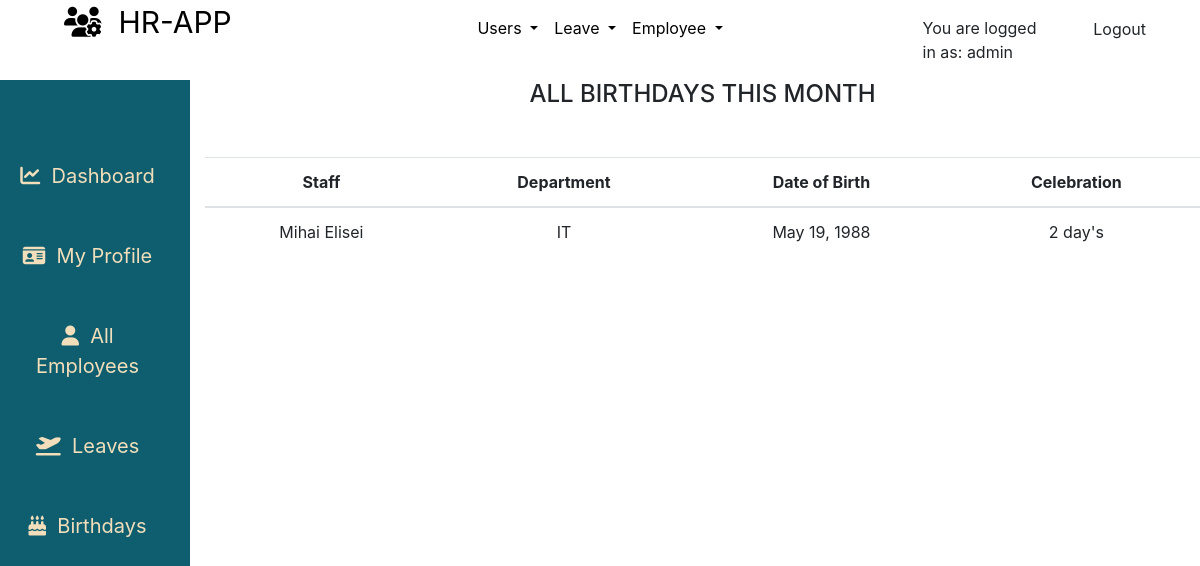
The app's page /employees/birthdays/ (signed in) with its own data.
### employees/models.py (models this page shows, shortened)
class Employee(models.Model):
    MALE = 'male'
    FEMALE = 'female'
    GENDER = (
    (MALE, 'Male'),
    (FEMALE, 'Female'),
    )
    MR = 'Mr'
    MRS = 'Mrs'
    MSS = 'Mss'
    DR = 'Dr'
    SIR = 'Sir'
    MADAM = 'Madam'
    TITLE = (
    (MR, 'Mr'),
    (MRS, 'Mrs'),
    (MSS, 'Mss'),
    (DR, 'Dr'),
    (SIR, 'Sir'),
    (MADAM, 'Madam'),
    )
    FULL_TIME = 'Full-Time'
    PART_TIME = 'Part-Time'
    CONTRACT = 'Contract'
    INTERN = 'Intern'
    EMPLOYEETYPE = (
    (FULL_TIME, 'Full-Time'),
    (PART_TIME, 'Part-Time'),
    (CONTRACT, 'Contract'),
    (INTERN, 'Intern'),
    )
    MASTERS = 'Masters Degree'
    BACHELOR = 'Bachelor Degree'
    ADVANCED = 'Craft / Higher Certificate'
    LEAVING = 'Leaving Certificate'
    JUNIOR = 'Junior Certificate'
    OTHER = 'Other'
    EDUCATIONAL_LEVEL = (
    (MASTERS, 'Masters Degree'),
    (BACHELOR, 'Bachelor Degree'),
    (ADVANCED, 'Craft / Higher Certificate'),
    (LEAVING, 'Leaving Certificate'),
    (JUNIOR, 'Junior Certificate'),
    (OTHER, 'Other'),
    )
    id = models.CharField(_('Employee ID Number'), max_length=10, null=False, blank=False, primary_key=True)
    user = models.ForeignKey(User, on_delete=models.CASCADE, default=None)
    title = models.CharField(_('Title'), max_length=5, default=MR, choices=TITLE, blank=False, null=False)
    firstname = models.CharField(_('First Name'), max_length=125, null=False, blank=False)
    lastname = models.CharField(_('Last Name'), max_length=125, null=False, blank=False)
    othername = models.CharField(_('Other Name (optional)'), max_length=125, null=True, blank=True)
    sex = models.CharField(_('Gender'), max_length=9, choices=GENDER, blank=False)
    email = models.CharField(_('Email'), max_length=255, default=None, blank=False, null=False)
    tel = PhoneNumberField(null=False, blank=False, verbose_name='Phone Number', help_text= 'Enter number with Country Code Eg. +353000000000')
    birthday = models.DateField(_('Birthday'),blank=False,null=False)
    nationality = models.ForeignKey(Nationality, verbose_name=_('Nationality'), on_delete=models.SET_NULL, null=True, default=None)
    address = models.CharField(_('Address'), help_text='address of current residence', max_length=125, null=True, blank=True)
    education = models.CharField(_('Education'),help_text='Highest educational level', max_length=26, choices=EDUCATIONAL_LEVEL, blank=False, null=True)
    lastwork = models.CharField(_('Last Place of Work'), help_text='Where was the last place you worked ?', max_length=125, null=True, blank=True)
    position = models.CharField(_('Position Held'),help_text='What position where you in your last place of work ?', max_length=255, null=True, blank=True)
    department = models.ForeignKey(Department, verbose_name =_('Department'), on_delete=models.SET_NULL, null=True, default=None)
    role = models.ForeignKey(Role, verbose_name=_('Role'), on_delete=models.SET_NULL, null=True, default=None)
    startdate = models.DateField(_('Employement Date'), help_text='date of employement', blank=False, null=True)
    employeetype = models.CharField(_('Employee Type'), max_length=15, default=FULL_TIME, choices=EMPLOYEETYPE, blank=False, null=True)
    dateissued = models.DateField(_('Date Issued'), help_text='date staff id was issued', blank=False, null=True)
    created = models.DateTimeField(verbose_name=_('Created'), auto_now_add=True, null=True)
    is_blocked = models.BooleanField(_('Is Blocked'),help_text='button to toggle employee block and unblock',default=False)
    is_deleted = models.BooleanField(_('Is Deleted'),help_text='button to toggle employee deleted and undelete',default=False)
    objects = EmployeeManager()
    class Meta:
        verbose_name = _('Employee')
        verbose_name_plural = _('Employees')
        ordering = ['-created']
    @property
    def get_full_name(self):
        fullname = ''
        firstname = self.firstname
        lastname = self.lastname
        othername = self.othername
        if (firstname and lastname) or othername is None:
            fullname = firstname + ' ' + lastname
            return fullname
        elif othername:
            fullname = firstname + ' ' + lastname + ' ' + othername
            return fullname
        return
    @property
    def birthday_today(self):
        return self.birthday.day == datetime.date.today().day
    @property
    def days_check_date_fade(self):
        return self.birthday.day < datetime.date.today().day
    def birthday_counter(self):
        today = datetime.date.today()
        current_year = today.year
        birthday = self.birthday
        future_date_of_birth = datetime.date(current_year,birthday.month,birthday.day)
        if birthday:
            if (future_date_of_birth - today).days > 1:
                return str((future_date_of_birth - today).days) + ' day\'s'
            else:
                return ' tomorrow'
        return

class Department(models.Model):
    name = models.CharField(max_length=125)
    description = models.CharField(max_length=125, null=True, blank=True)
    created = models.DateTimeField(verbose_name=_('Created'), auto_now_add=True)
    updated = models.DateTimeField(verbose_name=_('Updated'), auto_now=True)
    class Meta:
        verbose_name = _('Department')
        verbose_name_plural = _('Departments')
        ordering = ['name', 'created']
    def __str__(self):
        return self.name

### employees/views.py (the view)
# urls.py: path('birthdays/', views.birthdays, name='birthdays'),
def birthdays(request):
	if not request.user.is_authenticated:
		return redirect('/')
	employees = Employee.objects.birthdays_current_month()
	month = datetime.date.today().strftime('%B')
	paginator = Paginator(employees, 5)
	page = request.GET.get('page')
	employee_list = paginator.get_page(page)
	context = {
	'birthdays':employee_list,
	'month':month,
	'count_birthdays':employees.count(),
	'title':'Birthdays',
	'employee_list':employee_list,
	}
	return render(request,'employees/birthdays.html',context)

### employees/manager.py (called while the page is built)
    def birthdays_current_month(self):
        current_date = datetime.date.today()
        return super().get_queryset().filter(is_blocked=False).filter(birthday__month=current_date.month)

### employees/templates/employees/birthdays.html (shortened to what this page needs)
{% extends "base.html" %}
{% load static %}
{% load crispy_forms_tags %}
{% block content %}
<div class="container-fluid">
    <div class="row flex-nowrap mt-0">
        <div class="col-auto col-md-2 col-xl-2 px-sm-2 px-0 teal-color beige-color">
            <div class="d-flex flex-column align-items-center align-items-sm-start px-3 pt-2 min-vh-100">
                <ul class="nav nav-pills flex-column mb-sm-auto mt-5 align-items-center align-items-sm-right" id="menu"
                    style="width: 100%;">
                    <li class="nav-item sidebar-item">
                        <a href="{% url 'home' %}" class="nav-link align-middle px-0">
                            <i class="fas fa-chart-line"></i><span class="ms-1 d-none d-sm-inline">&nbsp;
                                Dashboard</span>
                        </a>
                    </li>
                    <li class="nav-item sidebar-item">
                        <a href="{% url 'userprofile' %}" class="nav-link align-middle px-0">
                            <i class="fas fa-id-card"></i><span class="ms-1 d-none d-sm-inline">&nbsp; My Profile</span>
                        </a>
                    </li>
                    {% if request.user.is_superuser and request.user.is_staff %}
                    <li class="nav-item sidebar-item">
                        <a href="{% url 'employees' %}" class="nav-link align-middle px-0">
                            <i class="fas fa-user"></i><span class="ms-1 d-none d-sm-inline">&nbsp; All Employees</span>
                        </a>
                    </li>
                    {% endif %}
                    <li class="nav-item sidebar-item">
                        <a href="#" class="nav-link align-middle px-0">
                            <i class="fas fa-plane-departure"></i><span class="ms-1 d-none d-sm-inline">&nbsp;
                                Leaves</span>
                        </a>
                    </li>
                    <li class="nav-item sidebar-item">
                        <a href="{% url 'birthdays' %}" class="nav-link align-middle px-0">
                            <i class="fas fa-birthday-cake"></i><span class="ms-1 d-none d-sm-inline">&nbsp;
                                Birthdays</span>
                        </a>
                    </li>
                </ul>
            </div>
        </div>
        <div class="col-10">
            <div class="table-responsive scroll-form">
                <div class="text-center table-description">
                    <h4 class="table-title">ALL BIRTHDAYS THIS MONTH</h4>
                </div>
                {% if birthdays %}
                <table class="table mt-5">
                    <thead style="text-align: center;">
                        <tr>
                            <th scope="col">Staff</th>
                            <th scope="col">Department</th>
                            <th scope="col">Date of Birth</th>
                            <th scope="col">Celebration</th>
                        </tr>
                    </thead>
                    <tbody style="text-align: center;">
                        {% for employee in birthdays %}
                        <tr>
                            <td>{{ employee.get_full_name }}</td>
                            <td>{{ employee.department }}</td>
                            <td>{{ employee.birthday }}</td>
                            {% if employee.birthday_today %}
                            <td style="color: #820000;">Happy Birthday!</td>
                            {% elif employee.days_check_date_fade %}
                            <td>celebrated</td>
                            {% else %}
                            <td>{{ employee.birthday_counter}}</td>
                            {% endif %}
                        </tr>
                        {% endfor %}
                    </tbody>
                </table>
                {% else %}
                <p class="no-birthdays">No Birthdays this month!</p>
                {% endif %}
            </div>
        </div>
    </div>
</div>
{% endblock %}

### templates/base.html (shortened to what this page needs)
{% load static %}
<!doctype html>
<html lang="en">
<head>
    {% block corecss %}
    <link rel="stylesheet" href="https://stackpath.bootstrapcdn.com/bootstrap/4.4.1/css/bootstrap.min.css"
>
    <link rel="stylesheet" href="{% static 'css/base.css' %}">
    <link rel="stylesheet" href="https://cdn.jsdelivr.net/npm/flatpickr/dist/flatpickr.min.css">
    {% endblock %}
<body>
    <header class="container-fluid">
        <div class="row">
            <div class="col-{% if user.is_authenticated %}3{% else %}9{% endif %}">
                <div class="mx-3 pl-5">
                    <a href="#" class="main-logo-link logo-font text-black main-logo">
                        {% block navbar-content %}
                        <i class="fas fa-users-cog"></i>&nbsp;&nbsp;HR-APP
                        {% endblock navbar-content %}
                    </a>
                </div>
            </div>
            {% if user.is_authenticated %}
            {% if request.user.is_superuser %}
            <div class="col-6">
                <nav class="navbar navbar-expand-lg">
                    <ul class="navbar-nav mr-auto mx-auto">
                        <li class="nav-item dropdown">
                            <a class="nav-link dropdown-toggle  text-black" href="#" role="button" data-toggle="dropdown" aria-expanded="false">
                              Users
                            </a>
                        </li>
                        <li class="nav-item dropdown">
                            <a class="nav-link dropdown-toggle  text-black" href="#" role="button" data-toggle="dropdown" aria-expanded="false">
                                Leave
                            </a>
                        </li>
                        <li class="nav-item dropdown">
                            <a class="nav-link dropdown-toggle  text-black" href="#" role="button" data-toggle="dropdown" aria-expanded="false">
                                Employee
                            </a>
                        </li>
                    </ul>
                </nav>
            </div>
            {% endif %}
            {% endif %}
            <div class="col-3">
                {% if user.is_authenticated %}
                <div class="row ">
                    <div class="col-6 ">
                        <p class="pt-3">You are logged in as: <span>{{ request.user }}</span></p>
                    </div>
                    <div class="col-6">
                        <a href="{% url 'account_logout' %}" class="btn btn-md p-3" id="btn-nav">Logout</a>
                    </div>
                </div>
                {% else %}
                <a href="{% url 'account_login' %}" class="btn btn-md" id="btn-nav">Login</a>
                {% endif %}
            </div>
        </div>
    </header>
    {% block content %}
    {% endblock %}
</body>
</html>

### static/css/base.css (style rules this page uses)
html, body { padding: 0; height: 100%; margin: 0; max-width: 100%; }
.teal-color { background-color: #0E5E6F; }
.beige-color { color:#F2DEBA; }
.text-black { color: #000 !important; }
.logo-font { text-transform: uppercase; }
.main-logo { font-size: 30px; }
.sidebar-item a { text-decoration: none; color:#F2DEBA; font-size: 20px; text-align: center; padding: 25px; }
.nav-pills { text-align: center!important; }
.container-fluid { margin: 0; padding: 0; }
.scroll-form { overflow: scroll; max-height: 80vh; }

### records on screen
Employee: get_full_name "Mihai Elisei", department "IT", birthday "May 19, 1988", birthday_counter "2 day's"

### other values on screen
{{ request.user }} "admin"
